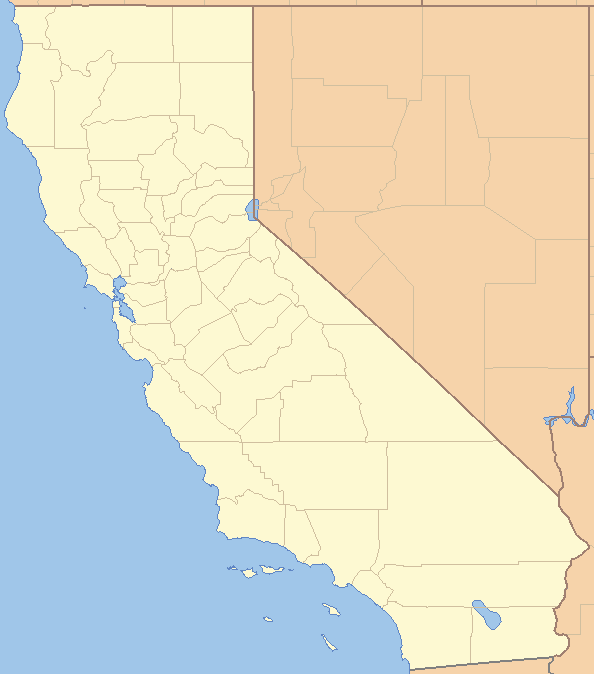
#> input picture CSC546/HW 1/Assignment/california.png, 594 x 674 px
$ jupyter execute --allow-errors H1P2T1_kmeansAK.ipynb   (shell and % lines are left out)
#> lines starting #> are read from the running program, lines starting #| are printed output that depends on the picture
## Homework 1 Part 2 Task 1

You will apply k-means clustering to analyze housing data <br>
In general, to do clustering, we need <br>
(1) feature vectors of objects <br>
(2) a distance measure (or a similarity measure) <br>
The result may vary if you change (1) and/or (2) <br>
In standard k-means, L2 norm based distance measure is used. <br>
Thus, k-means clustering result is largely determined by (1) <br>
In this task, you will select different sets of feature components for clustering with different goals. <br>
Also, you will observe the randomness of k-means clustering. <br>
You need to read through the instructions until you see "your work begins here" <br>
This is a guided-task: <br>
You may see the output of a code cell and then figure out the code in that cell. <br>
In each code cell, there are instructions to help you. <br>
This is a very efficient and effective way to learn how to program with sk-learn <br>
Because k-means is somewhat random, your results may be different from those provided in the file.

#### First, we load the dataset
It is a table. Each row contains the information of an area in the state of california. Thus, an area in the state of california is an object in this application; a row is the "raw" feature vector of an object. Other names of a row: a data point, a data sample, an instance, an observation.

[cell 1]
#we need to import the package pandas to read data files
#we give it a new name 'pd', easy to remember and use
import pandas as pd
#the table is in the file housing.csv
housing = pd.read_csv("housing.csv")
#> (reads CSC546/HW 1/Assignment/housing.csv from the repository)
#use head function to show the first five rows
housing.head()

[cell 2]
# type of variable 'housing' is pandas DataFrame
# it is very important to know the types of variables
# because functions may only work with specific types of variables.
type(housing)

[cell 3]
# get the general information of the DataFrame
housing.info()

[cell 4]
# get some statistics
print(housing.describe())

[cell 5]
#check to see if there is nan in the table
#nan indicates missing value
#do not worry, in this task, we will not use total_bedrooms
housing.isnull().sum()

[cell 6]
# get one column of the DataFrame
housing['ocean_proximity']

[cell 7]
# get two columns of the DataFrame
table1=housing[['longitude', 'latitude']]
table1.head()

[cell 8]
type(table1)

[cell 9]
# type of table1 is DataFrame
# functions in sk-learn may not work well with DataFrame
# often, we need to convert DataFrame to numpy array
table1=table1.values
type(table1)

[cell 10]
# it is a 2D array
table1.shape

[cell 11]
# get an element at row-i and column-j of table1
i=1; j=0
table1[i,j]

[cell 12]
# get row-0 from table1
table1[0,:]

[cell 13]
# get column-0 from table1
table1[:,0]

For more information about numpy array, see the lecture notes

[cell 14]
# show the histograms: one histogram corresponds to one column
import matplotlib.pyplot as plt
housing.hist(bins=50, figsize=(11,8))
plt.show()
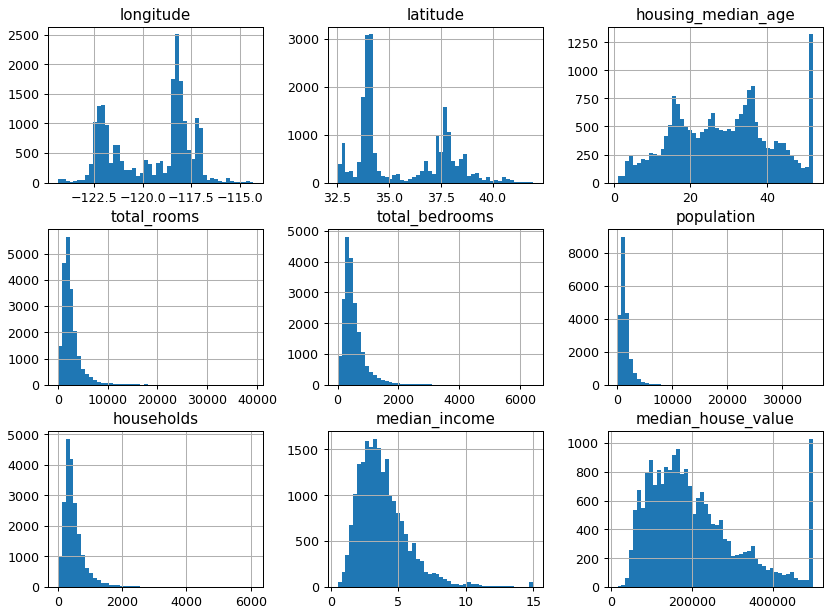
#> figure drawn by matplotlib, 9 panels; panel 1: tallest bar 2507 high, from x = -118.3 to -118.1; panel 2: tallest bar 3086 high, from x = 34.05 to 34.23; panel 3: tallest bar 1321 high, from x = 50.98 to 52; panel 4: tallest bar 5653 high, from x = 1574.7 to 2361.1

[cell 15]
#show the histogram of a column
housing["median_income"].hist()
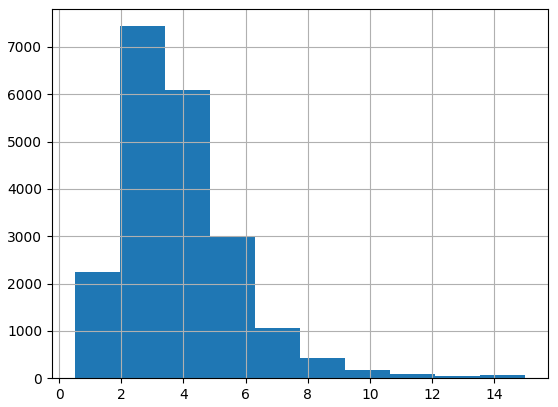
#> figure drawn by matplotlib, 1 panel; tallest bar 7436 high, from x = 1.95 to 3.4

### visualize the data points using pandas buil-in funciton plot

[cell 16]
#each dot represents an area
#the color of a dot shows the median_income in that area
#the size of a dot shows the population in that area
housing.plot(kind="scatter", x="longitude", y="latitude",
    s=housing['population']/100,
    label="population",
    c="median_income", cmap=plt.get_cmap("jet"),
    colorbar=True, alpha=0.4, figsize=(10,7),
)
plt.legend()
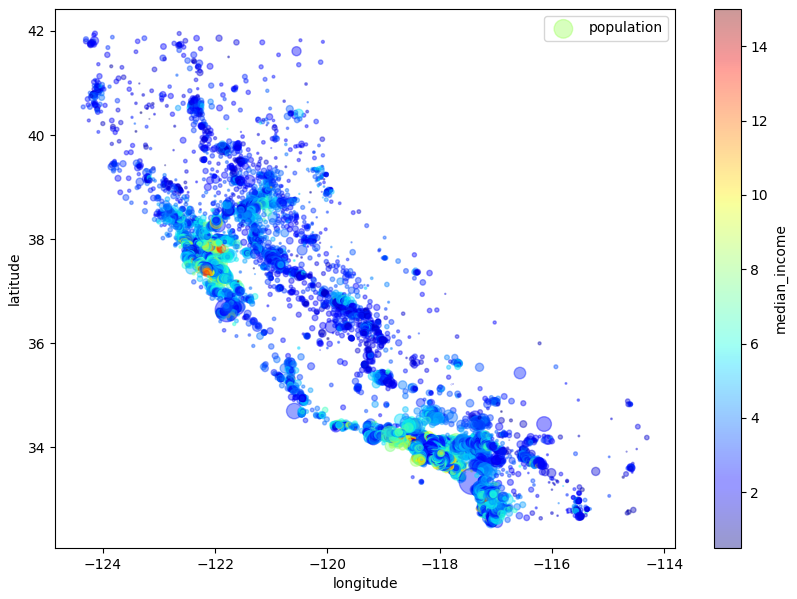
#> figure drawn by matplotlib, 2 panels

### visualize the data points on the map of california using matplotlib

[cell 17]
# the map is an image,'california.png'
# we need the function imread from the module io of the package skimage
from skimage.io import imread
#load the map
california_img=imread('california.png')
#> california_img is the input picture: shape (674, 594, 3); mean R, G, B 225, 221.3, 200.9
#show the map
plt.imshow(california_img, extent=[-124.55, -113.80, 32.45, 42.05], alpha=0.5)
#show the data points
#set the size of the dots by s=1
#set the color of the dots by color = 'b' - blue
#make the dots to be somewhat transparent by alpha=0.4
plt.scatter(x=housing['longitude'], y=housing['latitude'],
            color='b',  marker='.', s=1, alpha=0.4)
#add labels to x-axis and y-axis and set fontsize
plt.ylabel("Latitude", fontsize=14)
plt.xlabel("Longitude", fontsize=14)
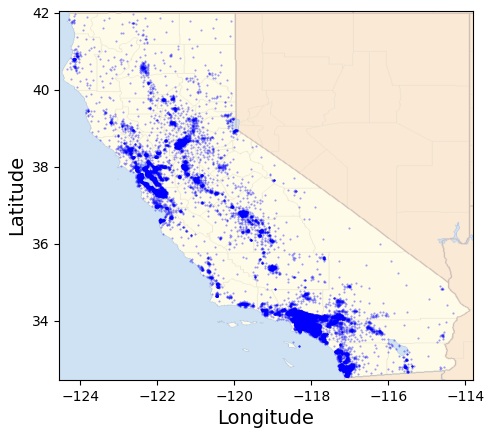
#> figure drawn by matplotlib, 1 panel
